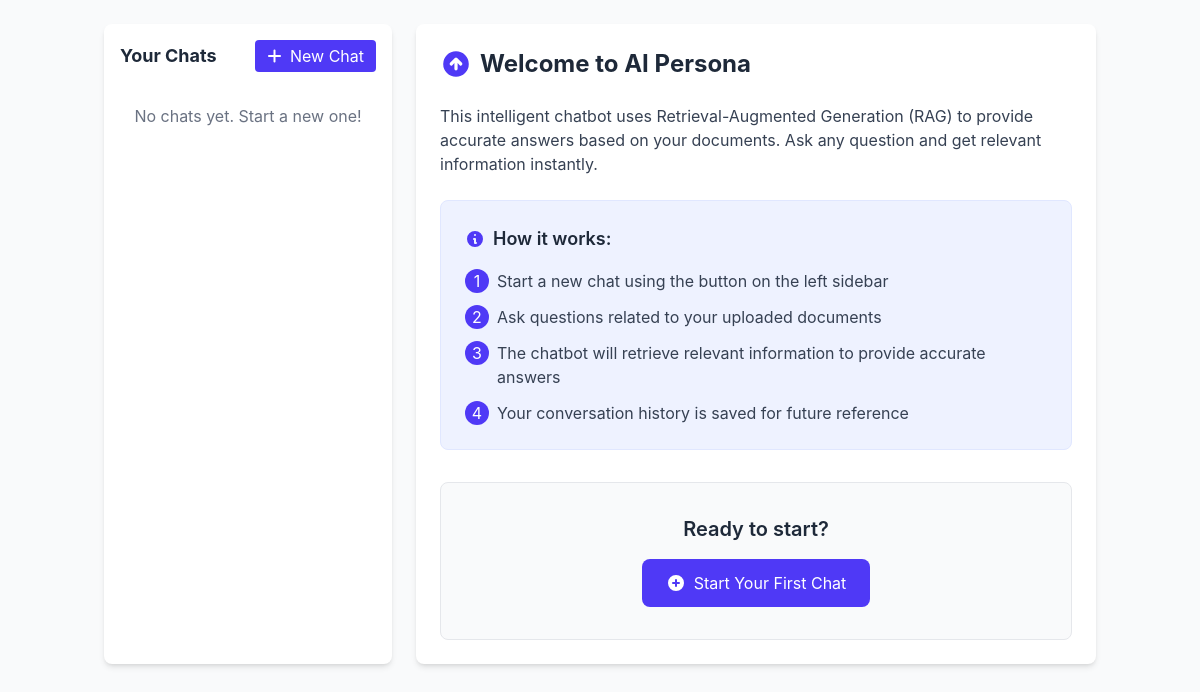
Before: /chat/ (signed in) with the older database file.
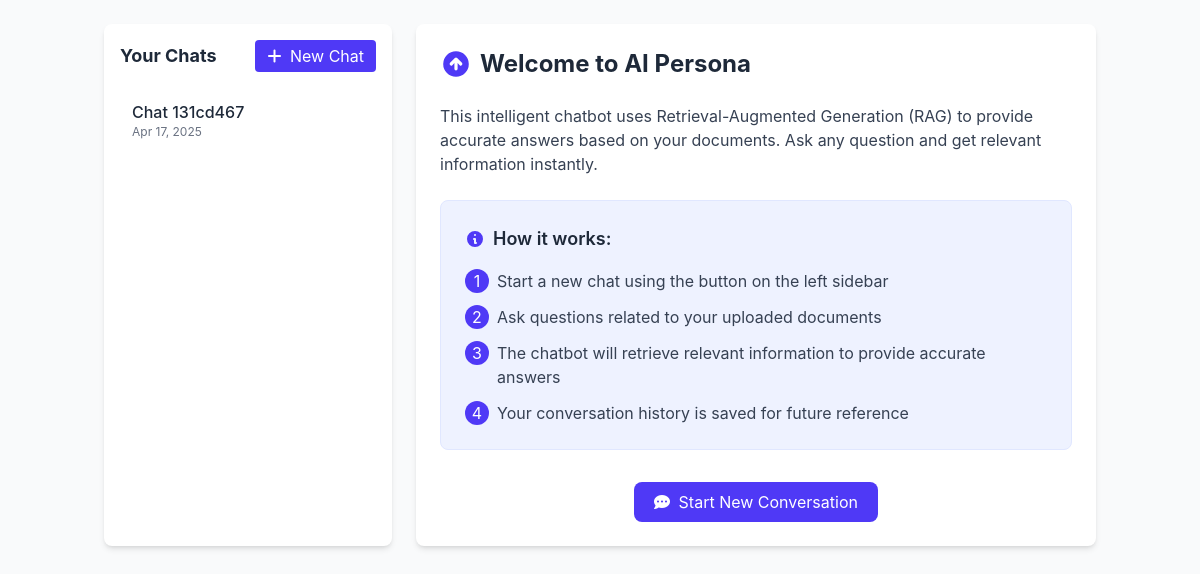
After: the same page with the newer database file.
### chat/models.py (models this page shows, shortened)
class ChatSession(models.Model):
    user = models.ForeignKey(User, on_delete=models.CASCADE, related_name='chat_sessions')
    title = models.CharField(max_length=255, default="New Chat")
    created_at = models.DateTimeField(auto_now_add=True)
    updated_at = models.DateTimeField(auto_now=True)
    use_persona = models.BooleanField(default=False)
    selected_model = models.CharField(max_length=255, default="gemma3:1b", blank=True, null=True)

### chat/views.py (the view)
# urls.py: path('', views.chat_home, name='chat_home'),
@login_required
def chat_home(request):
    chat_sessions = ChatSession.objects.filter(user=request.user).order_by('-updated_at')
    return render(request, 'chat/home.html', {'chat_sessions': chat_sessions})

### templates/chat/home.html (shortened to what this page needs)
{% extends 'base.html' %}
{% block content %}
<div class="container mx-auto py-6 px-4" x-data="{ sidebarOpen: true }">
    <div class="flex flex-col md:flex-row gap-6">
        <div x-show="sidebarOpen"
             x-transition:enter="transition ease-out duration-300"
             x-transition:enter-start="opacity-0 transform -translate-x-full"
             x-transition:enter-end="opacity-100 transform translate-x-0"
             x-transition:leave="transition ease-in duration-300"
             x-transition:leave-start="opacity-100 transform translate-x-0"
             x-transition:leave-end="opacity-0 transform -translate-x-full"
             class="w-full md:w-72 bg-white rounded-lg shadow-md p-4">
            <div class="flex justify-between items-center mb-4">
                <h2 class="text-lg font-bold">Your Chats</h2>
                <form action="{% url 'create_session' %}" method="post" class="inline">
                    <button type="submit" class="bg-indigo-600 text-white px-3 py-1 rounded hover:bg-indigo-700 transition">
                        <i class="fas fa-plus mr-1"></i> New Chat
                    </button>
                </form>
            </div>
            <div class="space-y-2 max-h-96 overflow-y-auto">
                {% if chat_sessions %}
                    {% for session in chat_sessions %}
                        <a href="{% url 'chat_detail' session.id %}"
                           class="block p-3 rounded-lg hover:bg-gray-100 transition {% if session == active_session %}bg-indigo-100{% endif %}">
                            <div class="font-medium truncate">{{ session.title }}</div>
                            <div class="text-xs text-gray-500">{{ session.updated_at|date:"M d, Y" }}</div>
                        </a>
                    {% endfor %}
                {% else %}
                    <p class="text-gray-500 text-center py-4">No chats yet. Start a new one!</p>
                {% endif %}
            </div>
        </div>
        <div class="flex-1 bg-white rounded-lg shadow-md p-6">
            <h1 class="text-2xl font-bold mb-6 flex items-center">
                Welcome to AI Persona
            </h1>
            <p class="mb-6 text-gray-700">This intelligent chatbot uses Retrieval-Augmented Generation (RAG) to provide accurate answers based on your documents. Ask any question and get relevant information instantly.</p>
            <div class="bg-indigo-50 rounded-lg p-6 mb-8 border border-indigo-100">
                <h2 class="text-lg font-semibold mb-4 flex items-center">
                    <svg xmlns="http://www.w3.org/2000/svg" class="h-5 w-5 mr-2 text-indigo-600" viewBox="0 0 20 20" fill="currentColor">
                        <path fill-rule="evenodd" d="M18 10a8 8 0 11-16 0 8 8 0 0116 0zm-7-4a1 1 0 11-2 0 1 1 0 012 0zM9 9a1 1 0 000 2v3a1 1 0 001 1h1a1 1 0 100-2v-3a1 1 0 00-1-1H9z" clip-rule="evenodd" />
                    </svg>
                    How it works:
                </h2>
                <ul class="space-y-3 text-gray-700">
                    <li class="flex items-start">
                        <span class="bg-indigo-600 text-white rounded-full w-6 h-6 flex items-center justify-center mr-2 flex-shrink-0">1</span>
                        <span>Start a new chat using the button on the left sidebar</span>
                    </li>
                    <li class="flex items-start">
                        <span class="bg-indigo-600 text-white rounded-full w-6 h-6 flex items-center justify-center mr-2 flex-shrink-0">2</span>
                        <span>Ask questions related to your uploaded documents</span>
                    </li>
                    <li class="flex items-start">
                        <span class="bg-indigo-600 text-white rounded-full w-6 h-6 flex items-center justify-center mr-2 flex-shrink-0">3</span>
                        <span>The chatbot will retrieve relevant information to provide accurate answers</span>
                    </li>
                    <li class="flex items-start">
                        <span class="bg-indigo-600 text-white rounded-full w-6 h-6 flex items-center justify-center mr-2 flex-shrink-0">4</span>
                        <span>Your conversation history is saved for future reference</span>
                    </li>
                </ul>
            </div>
            {% if not chat_sessions %}
                <div class="text-center p-8 bg-gray-50 rounded-lg border border-gray-200">
                    <h3 class="text-xl font-semibold mb-4">Ready to start?</h3>
                    <form action="{% url 'create_session' %}" method="post">
                        <button type="submit" class="bg-indigo-600 text-white px-6 py-3 rounded-lg hover:bg-indigo-700 transition flex items-center justify-center mx-auto">
                            <svg xmlns="http://www.w3.org/2000/svg" class="h-5 w-5 mr-2" viewBox="0 0 20 20" fill="currentColor">
                                <path fill-rule="evenodd" d="M10 18a8 8 0 100-16 8 8 0 000 16zm1-11a1 1 0 10-2 0v2H7a1 1 0 100 2h2v2a1 1 0 102 0v-2h2a1 1 0 100-2h-2V7z" clip-rule="evenodd" />
                            </svg>
                            Start Your First Chat
                        </button>
                    </form>
                </div>
            {% else %}
                <div class="text-center">
                    <form action="{% url 'create_session' %}" method="post">
                        <button type="submit" class="bg-indigo-600 text-white px-5 py-2 rounded-lg hover:bg-indigo-700 transition">
                            <i class="fas fa-comment-dots mr-1"></i> Start New Conversation
                        </button>
                    </form>
                </div>
            {% endif %}
        </div>
    </div>
</div>
{% endblock %}

### templates/base.html (shortened to what this page needs)
{% load static tailwind_tags %}
<!DOCTYPE html>
<html lang="en">
<head>
    {% tailwind_css %}
    <link rel="stylesheet" href="https://cdnjs.cloudflare.com/ajax/libs/font-awesome/6.4.0/css/all.min.css">
</head>
<body class="bg-gray-50 min-h-screen text-gray-800">
    <main class="min-h-screen">
        {% block content %}{% endblock %}
    </main>
</body>
</html>

### templates/base.html (style rules this page uses)
:root { --color-primary: #4f46e5; --color-primary-dark: #4338ca; --color-primary-light: #e0e7ff; }
body { font-family: 'Inter', system-ui, -apple-system, BlinkMacSystemFont, sans-serif; }

Changed rows visible on the page:
added ChatSession: title "Chat 131cd467", updated_at "Apr 17, 2025"
Other visible differences:
text no longer shown: "No chats yet. Start a new one! Ready to start? Start Your First Chat"
text now shown: "Start New Conversation"
